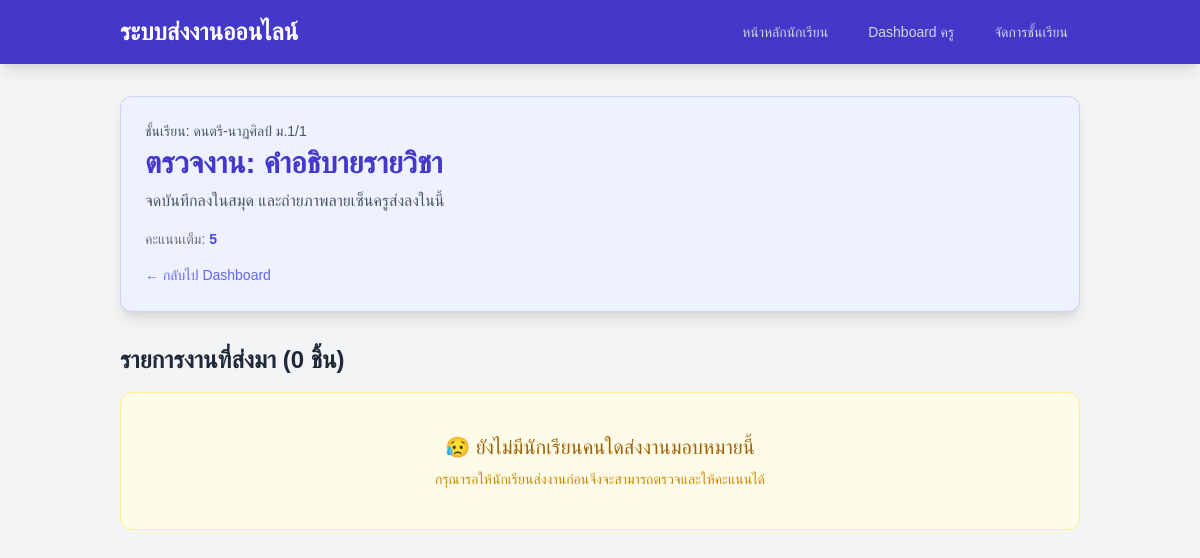
The page /view_submissions/1 on the database its author committed.
### app.py (models this page shows)
class Class(db.Model):
    id = db.Column(db.Integer, primary_key=True)
    name = db.Column(db.String(100), nullable=False)
    teacher_id = db.Column(db.String(100), default='default_teacher')
    join_code = db.Column(db.String(10), unique=True, nullable=False)
    assignments = db.relationship('Assignment', backref='class_rel', lazy=True, cascade='all, delete-orphan')

class Assignment(db.Model):
    id = db.Column(db.Integer, primary_key=True)
    title = db.Column(db.String(200), nullable=False)
    description = db.Column(db.Text, nullable=True)
    file_link = db.Column(db.String(500), nullable=True)
    max_score = db.Column(db.Integer, default=100)
    due_date = db.Column(db.DateTime, nullable=True)
    class_id = db.Column(db.Integer, db.ForeignKey('class.id'), nullable=False)
    submissions = db.relationship('Submission', backref='assignment_rel', lazy=True, cascade='all, delete-orphan')

### app.py (the view)
@app.route('/view_submissions/<int:assignment_id>')
def view_submissions(assignment_id):
    assignment = Assignment.query.get_or_404(assignment_id)
    submissions = Submission.query.filter_by(assignment_id=assignment_id).order_by(Submission.submitted_at.desc()).all()
    return render_template('view_submissions.html', assignment=assignment, submissions=submissions)

### templates/view_submissions.html (shortened to what this page needs)
{% extends "base.html" %}
{% block content %}
<div class="container mx-auto p-4 md:p-8">
    <div class="max-w-6xl mx-auto">
        <div class="p-6 bg-indigo-50 rounded-xl shadow-lg border border-indigo-200 mb-8">
            <p class="text-sm text-gray-600 font-medium">ชั้นเรียน: {{ assignment.class_rel.name }}</p>
            <h1 class="text-3xl font-extrabold text-indigo-700 mt-1">
                ตรวจงาน: {{ assignment.title }}
            </h1>
            <p class="text-gray-600 mt-2">{{ assignment.description | default('ไม่มีคำอธิบายสำหรับงานนี้', true) }}</p>
            <div class="mt-4 text-sm font-medium text-gray-500">
                <span>คะแนนเต็ม: <strong class="text-indigo-600">{{ assignment.max_score }}</strong></span>
            </div>
            <a href="{{ url_for('teacher_dashboard') }}" class="mt-4 inline-flex items-center text-sm text-indigo-500 hover:text-indigo-700 transition duration-150">
                &larr; กลับไป Dashboard
            </a>
        </div>
        <h2 class="text-2xl font-bold text-gray-800 mb-4">
            รายการงานที่ส่งมา ({{ submissions | length }} ชิ้น)
        </h2>
        <div class="space-y-4">
            {% if submissions %}
                {% for submission in submissions %}
                    <div class="bg-white p-5 rounded-xl shadow-md border border-gray-200 flex flex-col md:flex-row justify-between items-start md:items-center">
                        <div class="flex-1 min-w-0 mb-3 md:mb-0">
                            <p class="text-lg font-bold text-gray-900">{{ submission.student_name }}</p>
                            <p class="text-sm text-gray-500 mt-1">
                                ส่งเมื่อ: {{ submission.submitted_at.strftime('%d/%m/%Y %H:%M') }}
                            </p>
                            <div class="mt-2 flex items-center space-x-3">
                                <span class="text-sm text-gray-700">ไฟล์: </span>
                                <a href="{{ url_for('view_file', filename=submission.filename) }}" target="_blank"
                                   class="text-sm font-medium text-blue-600 hover:text-blue-800 transition duration-150 truncate max-w-xs md:max-w-md">
                                    <svg xmlns="http://www.w3.org/2000/svg" class="h-4 w-4 inline mr-1" viewBox="0 0 20 20" fill="currentColor">
                                      <path fill-rule="evenodd" d="M4 4a2 2 0 012-2h4.586A2 2 0 0112 2.586L15.414 6a2 2 0 01.586 1.414V16a2 2 0 01-2 2H6a2 2 0 01-2-2V4zm2 10a1 1 0 011-1h6a1 1 0 110 2H7a1 1 0 01-1-1zm0-3a1 1 0 011-1h6a1 1 0 110 2H7a1 1 0 01-1-1z" clip-rule="evenodd" />
                                    </svg>
                                    {{ submission.filename }}
                                </a>
                            </div>
                        </div>
                        <div class="flex-shrink-0 flex items-center space-x-3 mt-3 md:mt-0">
                            <form method="POST" action="{{ url_for('grade_submission', submission_id=submission.id) }}" class="flex items-center space-x-2">
                                <label for="score_{{ submission.id }}" class="text-sm font-medium text-gray-700">คะแนน:</label>
                                <input type="number" id="score_{{ submission.id }}" name="score"
                                       value="{{ submission.score | default('', true) }}"
                                       min="0" max="{{ assignment.max_score }}"
                                       required
                                       class="w-20 px-3 py-2 border border-gray-300 rounded-lg shadow-sm text-base text-center
                                              focus:ring-indigo-500 focus:border-indigo-500 transition duration-150">
                                <span class="text-lg font-semibold text-gray-800">/ {{ assignment.max_score }}</span>
                                <button type="submit"
                                        class="px-4 py-2 border border-transparent rounded-lg shadow-md text-sm font-medium text-white bg-indigo-600 hover:bg-indigo-700
                                               focus:outline-none focus:ring-2 focus:ring-offset-2 focus:ring-indigo-500 transition duration-150">
                                    บันทึก
                                </button>
                            </form>
                        </div>
                    </div>
                {% endfor %}
            {% else %}
                <div class="text-center p-10 bg-yellow-50 rounded-xl border border-yellow-200">
                    <p class="text-xl text-yellow-700 font-medium">
                        😥 ยังไม่มีนักเรียนคนใดส่งงานมอบหมายนี้
                    </p>
                    <p class="text-sm text-yellow-600 mt-2">
                        กรุณารอให้นักเรียนส่งงานก่อนจึงจะสามารถตรวจและให้คะแนนได้
                    </p>
                </div>
            {% endif %}
        </div>
    </div>
</div>
{% endblock %}

### templates/base.html (style rules this page uses)
body { font-family: 'Sarabun', 'Arial', sans-serif; }

### rows shown on the page
Class: class_rel.name "ดนตรี-นาฏศิลป์ ม.1/1"
Assignment: title "คำอธิบายรายวิชา", description "จดบันทึกลงในสมุด และถ่ายภาพลายเซ็นครูส่งลงในนี้", max_score "5"

### other values the page prints
{{ submissions | length }} "0"
